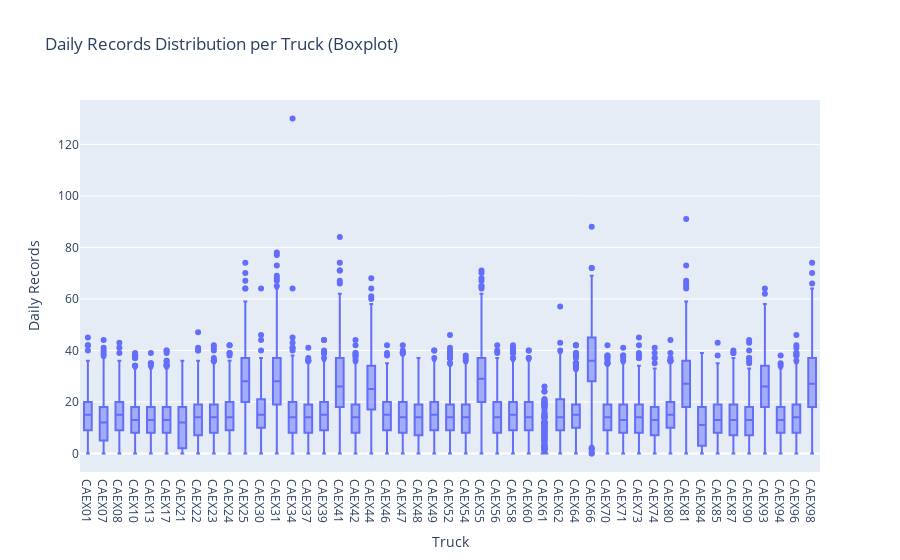

The code cell stored with this chart in its notebook:
### Markdown cell above
Tiene un periodo de inactividad claro, pero incluso antes de quedar inactivo presentaba muchos días con pocos registros. Nos interesa entonces analizar cuándo un camión está con pocos registros, cuál podría ser un threshold.

### Code cell
px.box(trucks_daily_records, x='truck', y='daily_records', 
             title="Daily Records Distribution per Truck (Boxplot)",
             labels={'truck': 'Truck', 'daily_records': 'Daily Records'})

### Figure 1 — Plotly figure (JSON) as saved in the notebook; plotly's stock layout.template omitted (floating-point values rounded to 4 significant figures; data arrays with more than 128 entries replaced by an {"elided": "..."} marker saying what was removed)
{"data": [{"alignmentgroup": "True", "hovertemplate": "Truck=%{x}<br>Daily Records=%{y}<extra></extra>", "legendgroup": "", "marker": {"color": "#636efa"}, "name": "", "notched": false, "offsetgroup": "", "orientation": "v", "showlegend": false, "type": "box", "x": {"elided": "23970 str values"}, "x0": " ", "xaxis": "x", "y": {"elided": "23970 int values"}, "y0": " ", "yaxis": "y"}], "layout": {"boxmode": "group", "legend": {"tracegroupgap": 0}, "title": {"text": "Daily Records Distribution per Truck (Boxplot)"}, "xaxis": {"anchor": "y", "domain": [0, 1], "title": {"text": "Truck"}}, "yaxis": {"anchor": "x", "domain": [0, 1], "title": {"text": "Daily Records"}}}}
